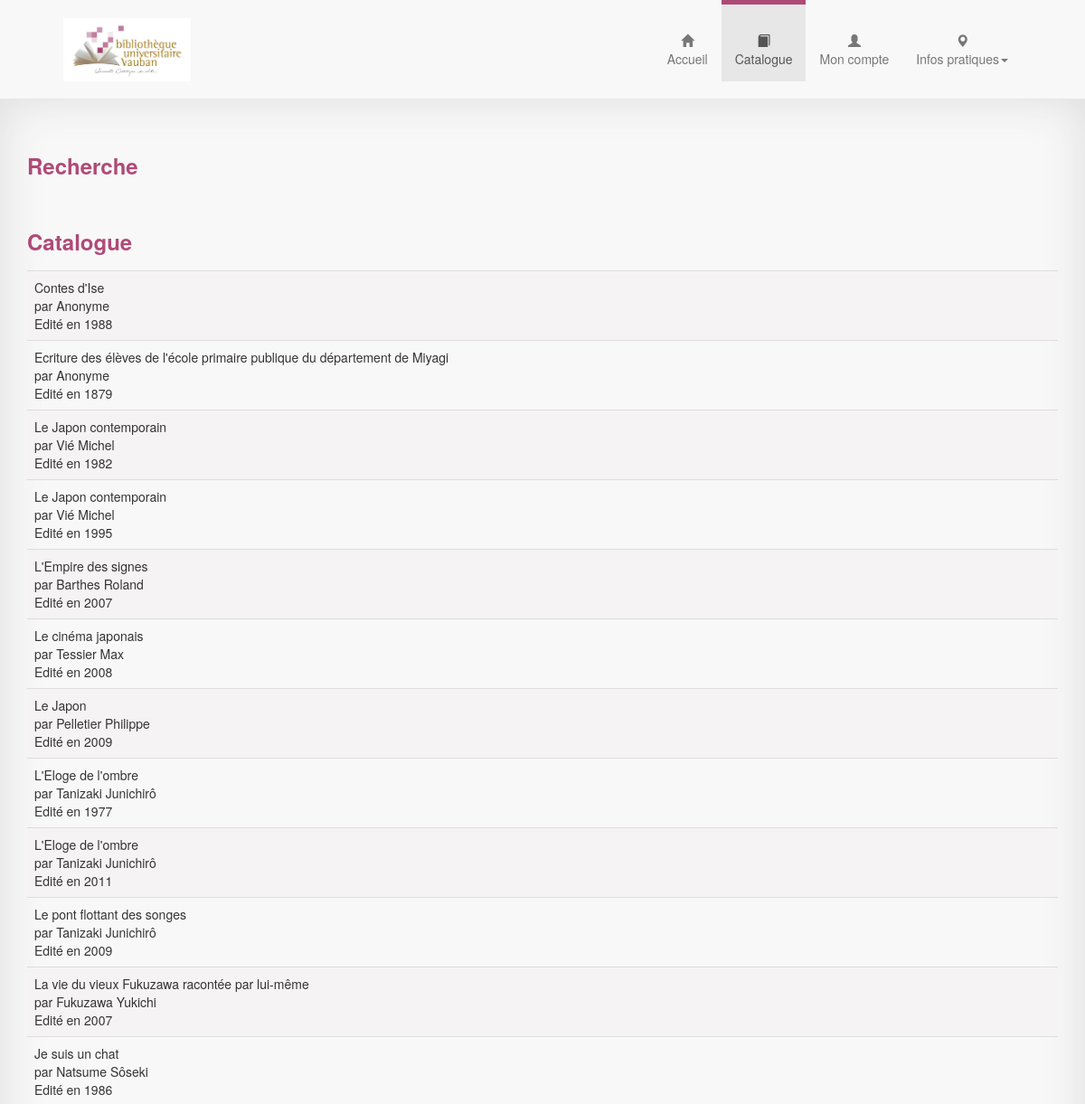
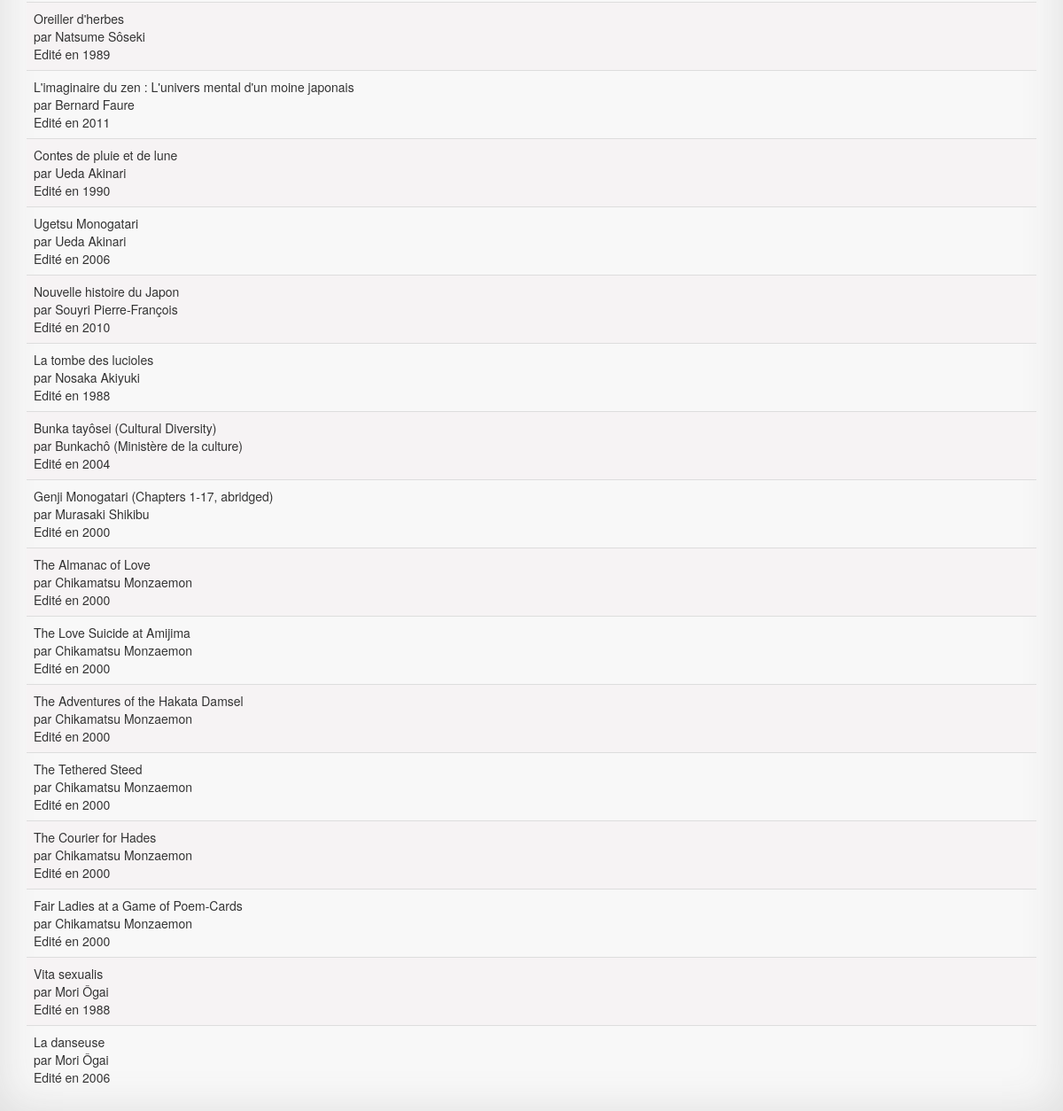
The page /catalogue.php on the database its author committed (2 pictures, top to bottom).
### tables this page shows
CREATE TABLE IF NOT EXISTS livre(
numLivre INTEGER AUTO_INCREMENT,
titre VARCHAR(100) NOT NULL,
nbPage INTEGER,
description VARCHAR(500),
numGenre INTEGER,
numCollection INTEGER,
anneeEdition INTEGER,
CONSTRAINT PK_livre PRIMARY KEY (numLivre),
CONSTRAINT FK_livre_genre FOREIGN KEY (numGenre) REFERENCES genre(numGenre),
CONSTRAINT FK_livre_collection FOREIGN KEY (numCollection) REFERENCES collection(numCollection)
);

CREATE TABLE IF NOT EXISTS auteur(
numAuteur INTEGER AUTO_INCREMENT,
nomAuteur VARCHAR(50),
prenomAuteur VARCHAR(50),
CONSTRAINT PK_auteur PRIMARY KEY (numAuteur)
);

### catalogue.php (the view, shortened to what this page needs)
<!DOCTYPE html>
<html lang="fr">
  <head>
    <link href="bootstrap/css/bootstrap.css" rel="stylesheet">
    <link href="style.css" rel="stylesheet">
  </head>
  <body>
	<div class="container">
		<?php
			include "recherche.php";
		?>
		<table class="table table-striped table-hover">
			<caption>
				<h3 class="couleur">Catalogue</h3>
			</caption>
			<tbody>
			<?php
				$result = $Bibli->query('SELECT numLivre, titre, nomAuteur, prenomAuteur, anneeEdition FROM livre NATURAL JOIN ecrit NATURAL JOIN auteur');
				while ($row = $result->fetch_assoc()) {
			?>
				<tr onclick="document.location.href='pageLivre.php?numero=<?php echo $row['numLivre'];?>'">
					<td><?php echo $row['titre']; ?><br />
					<?php echo "par ".$row['nomAuteur']." ".$row['prenomAuteur']; ?><br />
					<?php echo "Edité en ".$row['anneeEdition']; ?><br /></td>
				</tr>
			<?php
				}
			?>
			</tbody>
		</table>
	</div>
	</body>
</html>

### recherche.php (shortened to what this page needs)
<h3><a href="#" class="couleur cache">Recherche</a></h3><br />

### style.css (style rules this page uses)
html { height: 100%; }
body { min-height: 100%; margin-top: 110px; padding-top: 40px; background-color: #f8f8f8; box-shadow:0 0 50px 0 #ddd inset; }
ul.navbar-nav li a { text-align: center; padding-top: 35px; }
ul.navbar-nav li.active a { border-top: 5px solid #af4a77; padding-top: 30px; }
.navbar-inner { padding: 0px 70px; }
.navbar { height: 110px; }
.navbar-brand { padding: 0 0 10px 0; height: 80px; }
img.logo { max-height: 100%; width: auto; }
.table-striped > tbody > tr:nth-of-type(odd) { background-color: #f6f3f4; }
tr { cursor:pointer; }
.couleur { color: #af4a77; font-weight: bold; text-decoration: none; }

### rows shown on the page
livre: titre "Contes d'Ise", auteur.nomAuteur "Anonyme", anneeEdition "1988"
livre: titre "Ecriture des élèves de l'école primaire publique du département de Miyagi", auteur.nomAuteur "Anonyme", anneeEdition "1879"
livre: titre "Le Japon contemporain", auteur.nomAuteur "Vié", auteur.prenomAuteur "Michel", anneeEdition "1982"
livre: titre "Le Japon contemporain", auteur.nomAuteur "Vié", auteur.prenomAuteur "Michel", anneeEdition "1995"
livre: titre "L'Empire des signes", auteur.nomAuteur "Barthes", auteur.prenomAuteur "Roland", anneeEdition "2007"
livre: titre "Le cinéma japonais", auteur.nomAuteur "Tessier", auteur.prenomAuteur "Max", anneeEdition "2008"
livre: titre "Le Japon", auteur.nomAuteur "Pelletier", auteur.prenomAuteur "Philippe", anneeEdition "2009"
livre: titre "L'Eloge de l'ombre", auteur.nomAuteur "Tanizaki", auteur.prenomAuteur "Junichirô", anneeEdition "1977"
livre: titre "L'Eloge de l'ombre", auteur.nomAuteur "Tanizaki", auteur.prenomAuteur "Junichirô", anneeEdition "2011"
livre: titre "Le pont flottant des songes", auteur.nomAuteur "Tanizaki", auteur.prenomAuteur "Junichirô", anneeEdition "2009"
livre: titre "La vie du vieux Fukuzawa racontée par lui-même", auteur.nomAuteur "Fukuzawa", auteur.prenomAuteur "Yukichi", anneeEdition "2007"
livre: titre "Je suis un chat", auteur.nomAuteur "Natsume", auteur.prenomAuteur "Sôseki", anneeEdition "1986"
livre: titre "Oreiller d'herbes", auteur.nomAuteur "Natsume", auteur.prenomAuteur "Sôseki", anneeEdition "1989"
livre: titre "L'imaginaire du zen : L'univers mental d'un moine japonais", auteur.nomAuteur "Bernard", auteur.prenomAuteur "Faure", anneeEdition "2011"
livre: titre "Contes de pluie et de lune", auteur.nomAuteur "Ueda", auteur.prenomAuteur "Akinari", anneeEdition "1990"
livre: titre "Ugetsu Monogatari", auteur.nomAuteur "Ueda", auteur.prenomAuteur "Akinari", anneeEdition "2006"
livre: titre "Nouvelle histoire du Japon", auteur.nomAuteur "Souyri", auteur.prenomAuteur "Pierre-François", anneeEdition "2010"
livre: titre "La tombe des lucioles", auteur.nomAuteur "Nosaka", auteur.prenomAuteur "Akiyuki", anneeEdition "1988"
livre: titre "Bunka tayôsei (Cultural Diversity)", auteur.nomAuteur "Bunkachô (Ministère de la culture)", anneeEdition "2004"
livre: titre "Genji Monogatari (Chapters 1-17, abridged)", auteur.nomAuteur "Murasaki", auteur.prenomAuteur "Shikibu", anneeEdition "2000"
livre: titre "The Almanac of Love", auteur.nomAuteur "Chikamatsu", auteur.prenomAuteur "Monzaemon", anneeEdition "2000"
livre: titre "The Love Suicide at Amijima", auteur.nomAuteur "Chikamatsu", auteur.prenomAuteur "Monzaemon", anneeEdition "2000"
livre: titre "The Adventures of the Hakata Damsel", auteur.nomAuteur "Chikamatsu", auteur.prenomAuteur "Monzaemon", anneeEdition "2000"
livre: titre "The Tethered Steed", auteur.nomAuteur "Chikamatsu", auteur.prenomAuteur "Monzaemon", anneeEdition "2000"
livre: titre "The Courier for Hades", auteur.nomAuteur "Chikamatsu", auteur.prenomAuteur "Monzaemon", anneeEdition "2000"
livre: titre "Fair Ladies at a Game of Poem-Cards", auteur.nomAuteur "Chikamatsu", auteur.prenomAuteur "Monzaemon", anneeEdition "2000"
livre: titre "Vita sexualis", auteur.nomAuteur "Mori", auteur.prenomAuteur "Ôgai", anneeEdition "1988"
livre: titre "La danseuse", auteur.nomAuteur "Mori", auteur.prenomAuteur "Ôgai", anneeEdition "2006"
